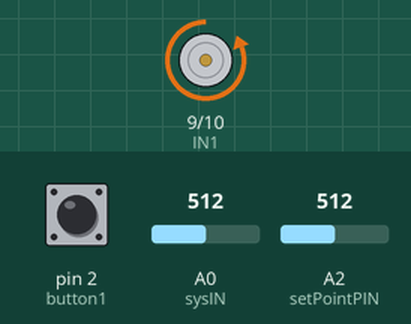
A sketch run on a simulated Arduino Uno, built with avr-gcc and run on an emulated ATmega328P. Parts: motor-driver pin pairs drawn as motors (green arrow = first pin HIGH = forward, orange = second pin HIGH = backward, longer = more drive, scaled by the enable pin). The test bench sets the inputs (shaded band); at power-on: A0 (sysIN) = 512, A2 (setPointPIN) = 512, pin 2 (button1) LOW. What the sketch prints to the serial monitor is not drawn.

Above: at 1.2 s.
1.3 s: A0 (sysIN) set to 716
At 2.1 s:
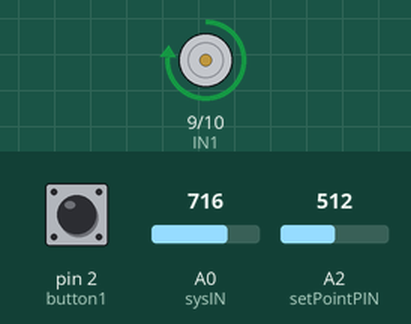
2.8 s: A2 (setPointPIN) set to 716
At 3.3 s:
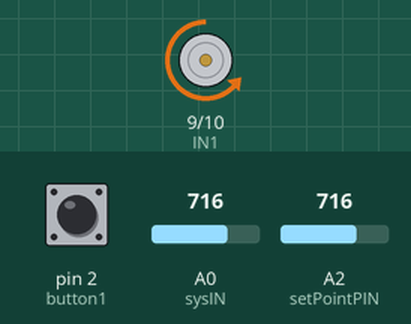
4.3 s: pin 2 (button1) pulled HIGH for 0.15 s
At 5.5 s:
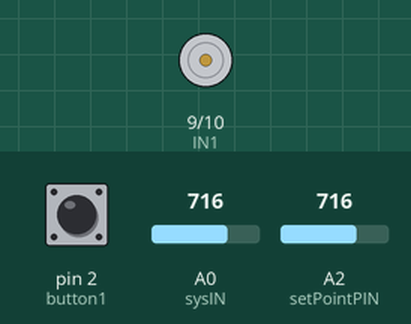
Timing chart, 0 to 13.8 s (numbered marks = the images above; inputs shaded):
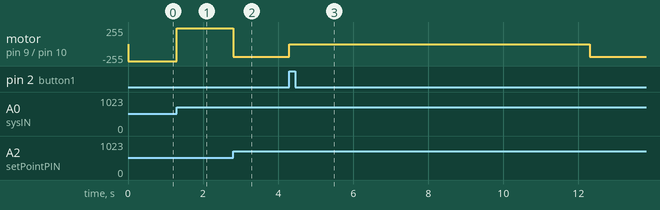

Measured:
- after the input at 1.3 s, motor on pin 9 (IN1) / pin 10 (IN2): backward 255/255 → forward 239/255 at once
- after the input at 2.8 s, motor on pin 9 (IN1) / pin 10 (IN2): forward 239/255 → backward 189/255 at once
- after the input at 4.3 s, motor on pin 9 (IN1) / pin 10 (IN2): backward 189/255 → stopped at once, → backward 189/255 8.0 s later

The sketch:

PV4_Arduino_Pot.ino
```cpp
#include <PID_v1.h>

//controle PID
  double Setpoint, pidIN, pidOUT; //Entradas PID

  //Specify the links and initial tuning parameters
//  double Kp=11.94, Ki=0, Kd=0.025;
    double Kp=9.94, Ki=0, Kd=0.6;
  PID myPID(&pidIN, &pidOUT, &Setpoint, Kp, Ki, Kd, DIRECT);

//Entradas
const int button1 = 2;
const int sysIN = A0; // pino de entrada do potenciômetro
const int setPointPIN= A2;

//Valores
int ERRO;
double lowerLimit=80;
double upperLimit=255;
volatile bool button=0;
unsigned int set;

//Interface ponte H
const int EN1 = 11;
const int IN1 = 9;
const int IN2 = 10;
int IN1e = 0;
int IN2e = 0;
//___________________________________________________
void setup() {
Serial.begin(230400);
pinMode(IN1,OUTPUT);  //ponte H - Motor direto
pinMode(IN2,OUTPUT);  //ponte H - Motor reverso
pinMode(EN1,OUTPUT);  //ponte H - Motor habilitação controle PWM
pinMode(button1, INPUT);

pinMode(sysIN, INPUT);      //entrada do sistema potenciometro A0
pinMode(setPointPIN, INPUT);   //potenciometro setpoint A2

  attachInterrupt(digitalPinToInterrupt(button1), buttonISR, HIGH);

  myPID.SetMode(AUTOMATIC);
  myPID.SetOutputLimits(lowerLimit,upperLimit);
  myPID.SetSampleTime(1);

//Setpoint=165;
}

void loop() {

pidIN = map(analogRead(sysIN),0,1023,0,255);
Setpoint = map(analogRead(setPointPIN),0,1023,96,229);
//Setpoint=165;

  ERRO = Setpoint - pidIN;

if(ERRO > 1){
  IN1e= 0;
  IN2e= 1;
    myPID.SetOutputLimits(lowerLimit,upperLimit);
  myPID.SetControllerDirection(DIRECT);
}
if(ERRO < -1){
  IN1e= 1;
  IN2e= 0;
    myPID.SetOutputLimits(lowerLimit,upperLimit);
  myPID.SetControllerDirection(REVERSE);
}
if(ERRO == 0 || ERRO == -1 || ERRO == 1){
  IN1e= 0;
  IN2e= 0;
//  myPID.SetOutputLimits(0,255);

}


 digitalWrite(IN1, IN1e);
 digitalWrite(IN2, IN2e);


myPID.Compute();
analogWrite(EN1,pidOUT);  //ponte H - Motor habilitação controle PWM

    if(button==1){
    analogWrite(11,0);
    digitalWrite(9, LOW);
    digitalWrite(10, LOW);
    delay(8000);
    button=0;
    }
//Serial.println(pidIN);
//Serial.println(Setpoint);

//  dummy = int(PID);
////
  Serial.print("Ref: ");
  Serial.print(Setpoint);
  Serial.print(",");
  Serial.print("Erro: ");
  Serial.print(ERRO);
  Serial.print(",");
  Serial.print("Sensor: ");
  Serial.println(pidIN);
//  Serial.print(",");

//  Serial.print("  ");
//  Serial.print("Controle: ");
//  Serial.println(pidOUT);
//  Serial.print("  ");
////  Serial.write("PID: ");
////  Serial.write(dummy);
//  Serial.write("\n");

}

void buttonISR(){
  button=1;
}
```
